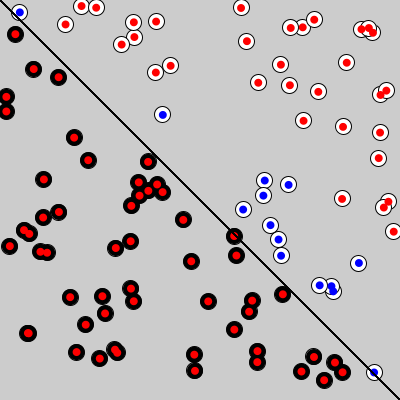
Frame 1 (no input)
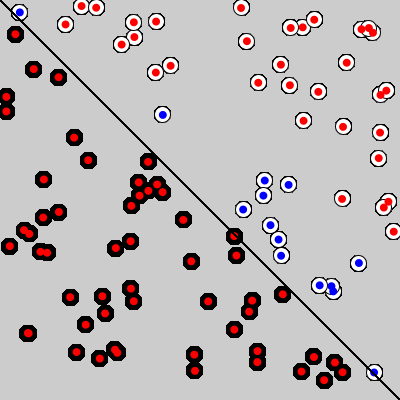
Frame 60 (the mouse pressed at the canvas centre just before this capture)
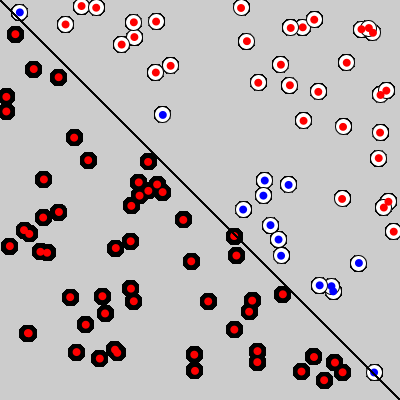
Frame 120 (the mouse held since frame 60 and released just before this capture)

The Processing sketch that drew these frames (run headless with seeded random() and noise(); from frame 60 on, the mouse is pressed at the canvas centre):

// Processing sketch: simplePerceptron
// ── simplePerceptron.pde
Point[] points = new Point[100];
Perceptron brain;

void setup() {
  size(400, 400);
  brain = new Perceptron();
  for(int i=0;i<points.length;i++) {
    points[i] = new Point(random(width), random(height));
  }
}

void draw() {
  for(Point pt: points) {
    pt.show();
  }
  
  for(Point pt: points) {
    float[] inputs = {pt.x, pt.y};
    //brain.train(inputs, pt.label);
    float guess = brain.guess(inputs);
    if(guess == pt.label) {
      fill(0, 0, 255);
    } else {
      fill(255, 0, 0);
    }
    noStroke();
    ellipse(pt.x, pt.y, 8, 8);
    stroke(0);
    line(0, 0, width, height);
  }
}

void keyPressed() {
  if(key == ' ') {
    for(Point pt: points) {
      float[] inputs = {pt.x, pt.y};
      brain.train(inputs, pt.label);
    }
  }
}

// ── Perceptron.pde
// The activation function
int sign(float n) {
    if(n >= 0) {
      return 1;
    } else {
      return -1;
    }
  }

class Perceptron {
  
  float[] weights;
  float lr = 0.1;
  
  Perceptron() {
    weights = new float[2];
    for(int i=0;i<weights.length;i++) {
      weights[i] = random(-1, 1);
    }
  }
  
  int guess(float[] inputs) {
    float sum = 0;
    for(int i=0;i<weights.length;i++) {
      sum += inputs[i] * weights[i];
    }
    return sign(sum);
  }
  
  void train(float[] inputs, int target) {
    int guess = guess(inputs);
    int error = target - guess;
    
    for(int i=0;i<weights.length;i++) {
      weights[i] += error * inputs[i] * lr;
    }
  }
}

// ── Point.pde
class Point {
  float x;
  float y;
  int label;
  
  Point(float x_, float y_) {
    x = x_;
    y = y_;
    
    if(x < y) {
      label = 1;
    } else {
      label = -1;
    }
  }
  
  void show() {
    if(label == 1) {
      fill(0);
    } else {
      fill(255);
    }
    stroke(0);
    ellipse(x, y, 16, 16);
  }
}
